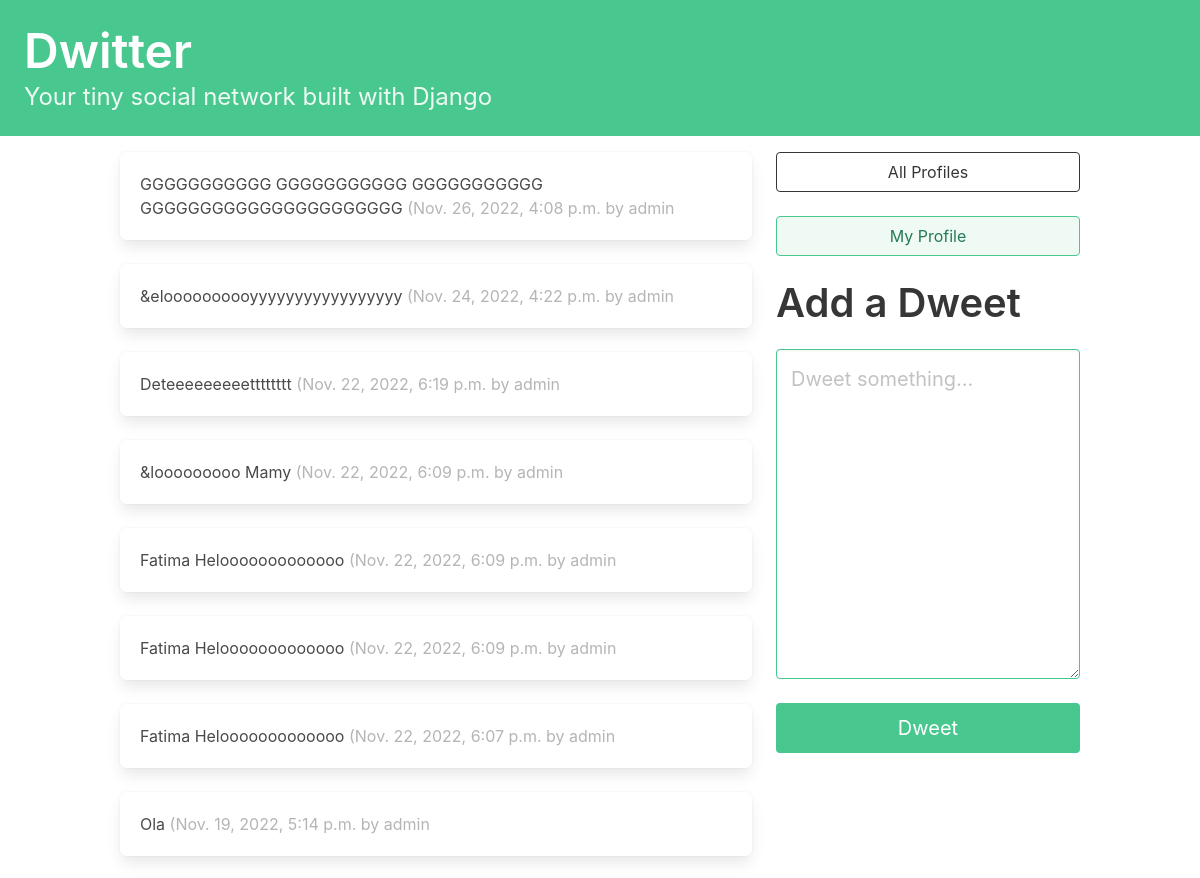
Page / (signed in, upper part) on the earlier database version.
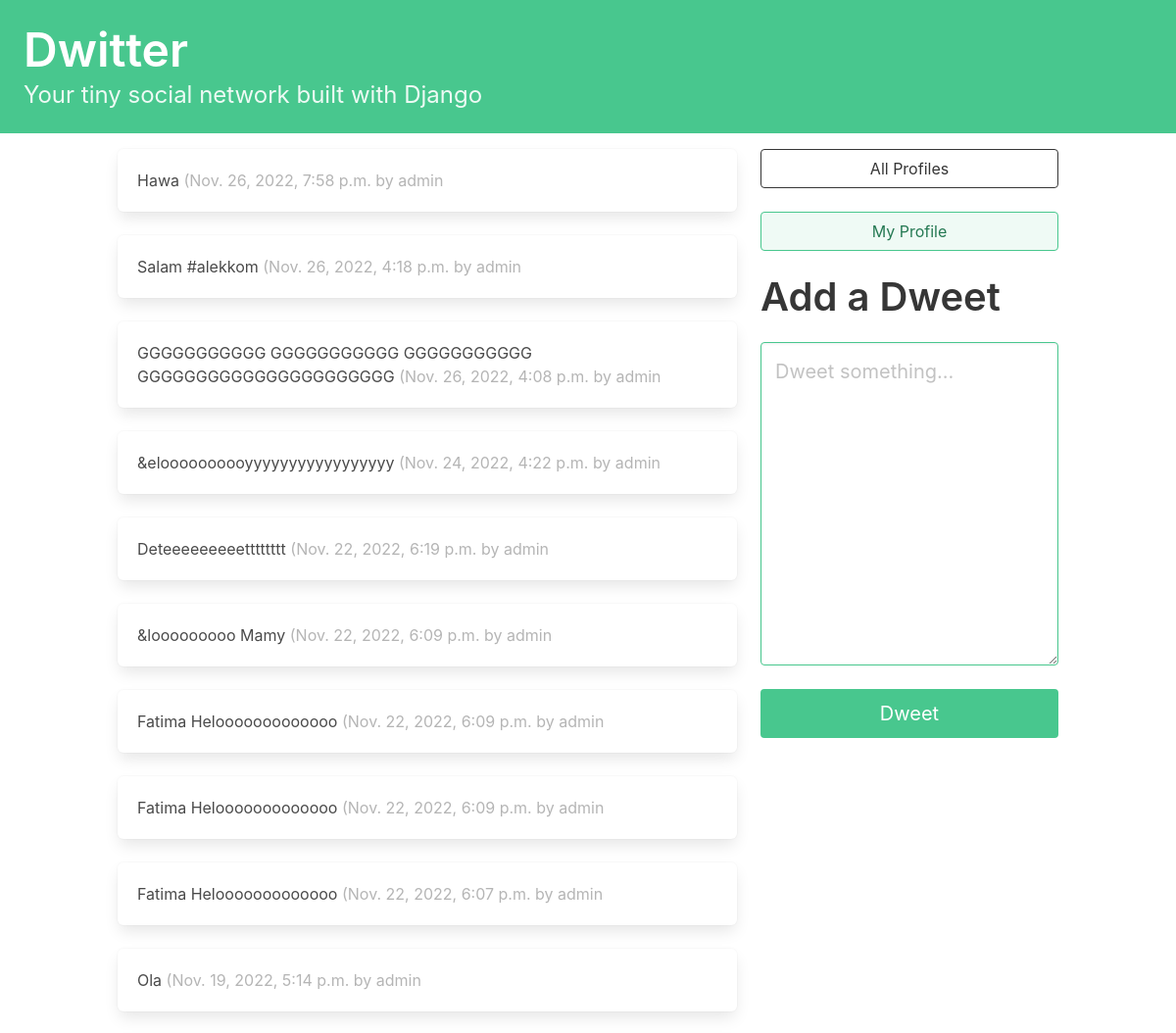
Same page on the later database version.
### dwitter/models.py (models this page shows, shortened)
class Dweet(models.Model):
    user = models.ForeignKey(
        User, related_name="dweets", on_delete=models.DO_NOTHING
        )
    body = models.CharField(max_length=140)
    created_at = models.DateTimeField(auto_now_add=True)

### dwitter/views.py (the view)
# urls.py: path("", dashboard, name="dashboard"),
def dashboard(request):
    form = DweetForm(request.POST or None)
    if request.method == "POST":
        if form.is_valid():
            dweet = form.save(commit=False)
            dweet.user = request.user
            dweet.save()
            return redirect('dwitter:dashboard')
    followed_dweets = Dweet.objects.filter(
        user__profile__in=request.user.profile.follows.all()).order_by("-created_at")
    return render(request, "dashboard.html", {"form": form, "dweets": followed_dweets})

### dwitter/forms.py
class DweetForm(forms.ModelForm):
    body = forms.CharField(
        required=True,
        widget=forms.widgets.Textarea(
            attrs={
                "placeholder": "Dweet something...",
                "class": "textarea is-success is-medium",
            }
        ),
        label="",
    )
    class Meta:
        model = Dweet
        exclude = ("user", )

### dwitter/templates/dashboard.html (shortened to what this page needs)
{% extends 'base.html' %}
{% block content %}
<div class="column">
    {% for dweet in dweets %}
        <div class="box">
        {{dweet.body}}
        <span class="is-small has-text-grey-light">
        ({{ dweet.created_at }} by {{ dweet.user.username }}
        </span>
        </div>
    {% endfor %}
</div>
<div class="column is-one-third">
<div class="block">
<a href="{% url 'dwitter:profile_list' %} ">
<button class="button is-dark is-outlined is-fullwidth">
All Profiles
</button>
</a>
</div>
<div class="block">
<a href="{% url 'dwitter:profile' request.user.profile.id %} ">
<button class="button is-success is-light is-outlined is-fullwidth">
My Profile
</button>
</a>
</div>
<div class="block">
<div class="block">
<h2 class="title is-2">Add a Dweet</p>
</div>
<div class="block">
<form method="post">
{{ form.as_p }}
<button class="button is-success is-fullwidth is-medium mt-5"
type="submit">Dweet
</button>
</form>
</div>
</div>
</div>
{% endblock content %}

### dwitter/templates/base.html (shortened to what this page needs)
<!DOCTYPE html>
<html lang="en">
<head>
    <link rel="stylesheet"
        href="https://cdn.jsdelivr.net/npm/bulma@0.9.3/css/bulma.min.css">
</head>
<body>
<section class="hero is-small is-success mb-4">
<div class="hero-body">
<h1 class="title is-1">Dwitter</h1>
<p class="subtitle is-4">
Your tiny social network built with Django
</p>
</div>
</section>
<div class="container">
<div class="columns">
{% block content %}
{% endblock content %}
</div>
</div>
</body>
</html>

Differences in the rows shown:
added Dweet: body "Hawa", created_at "Nov. 26, 2022, 7:58 p.m.", user.username "admin"
added Dweet: body "Salam #alekkom", created_at "Nov. 26, 2022, 4:18 p.m.", user.username "admin"
